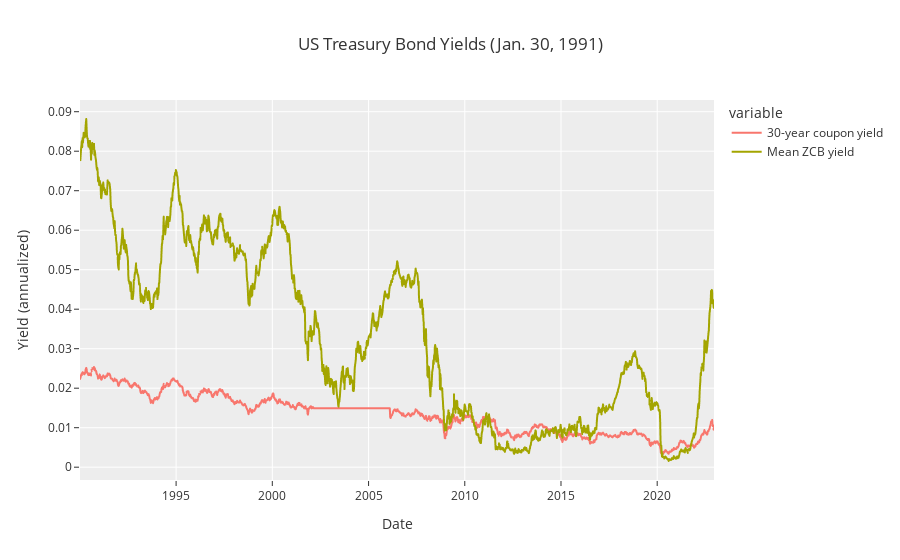

Notebook code for this chart:
### Code cell
mean_vs_30_yc = (yc_monthly[['usa_30y']] / 360.).merge(
    mean_yield.to_frame('mean_zcb'),
    how='inner',
    left_index=True,
    right_index=True,
)
fig = px.line(
    mean_vs_30_yc.rename(columns={
        'usa_30y': '30-year coupon yield',
        'mean_zcb': 'Mean ZCB yield',
    }),
    template=plotly_template,
    labels={
        'value': 'Yield (annualized)',
        'index': 'Date',
    },
    title="US Treasury Bond Yields (Jan. 30, 1991)",
)
# fig.update_layout(showlegend=False)
fig

### Figure 1 — Plotly figure (JSON) as saved in the notebook; plotly's stock layout.template omitted (floating-point values rounded to 4 significant figures; data arrays with more than 128 entries replaced by an {"elided": "..."} marker saying what was removed)
{"data": [{"hovertemplate": "variable=30-year coupon yield<br>Date=%{x}<br>Yield (annualized)=%{y}<extra></extra>", "legendgroup": "30-year coupon yield", "line": {"color": "#F8766D", "dash": "solid"}, "marker": {"symbol": "circle"}, "mode": "lines", "name": "30-year coupon yield", "showlegend": true, "type": "scattergl", "x": {"elided": "1714 str values"}, "xaxis": "x", "y": {"elided": "1714 float values"}, "yaxis": "y"}, {"hovertemplate": "variable=Mean ZCB yield<br>Date=%{x}<br>Yield (annualized)=%{y}<extra></extra>", "legendgroup": "Mean ZCB yield", "line": {"color": "#A3A500", "dash": "solid"}, "marker": {"symbol": "circle"}, "mode": "lines", "name": "Mean ZCB yield", "showlegend": true, "type": "scattergl", "x": {"elided": "1714 str values"}, "xaxis": "x", "y": {"elided": "1714 float values"}, "yaxis": "y"}], "layout": {"autosize": true, "legend": {"title": {"text": "variable"}, "tracegroupgap": 0}, "title": {"text": "US Treasury Bond Yields (Jan. 30, 1991)"}, "xaxis": {"anchor": "y", "autorange": true, "domain": [0, 1], "range": ["1990-01-03", "2022-12-14"], "title": {"text": "Date"}, "type": "date"}, "yaxis": {"anchor": "x", "autorange": true, "domain": [0, 1], "range": [-0.003243, 0.09297], "title": {"text": "Yield (annualized)"}, "type": "linear"}}}
